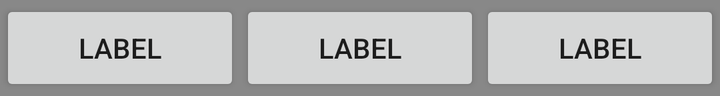
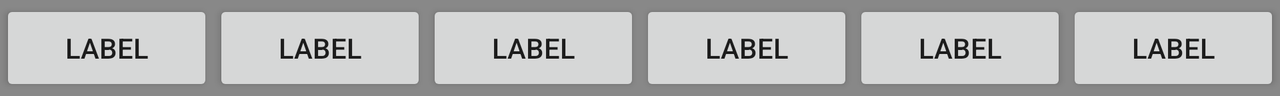

An Android layout and its configuration variant, each rendered on a device that would load it. The default file and the variant file are quoted in full after the pictures.
<!-- AndroidManifest.xml: application theme AppTheme -->
<!-- res/layout/template_general_anchors.xml -->
<?xml version="1.0" encoding="utf-8"?>
<LinearLayout xmlns:android="http://schemas.android.com/apk/res/android"
    android:orientation="horizontal"
    android:layout_width="match_parent"
    android:layout_height="wrap_content"
    android:tag="3"
    android:background="#FF888888">
    <Button
        style="@style/AppTheme.AddStation"
        android:layout_width="0dp"
        android:layout_weight="1"
        android:layout_height="match_parent"
        android:text="label"
        android:gravity="center"/>
    <Button
        style="@style/AppTheme.AddStation"
        android:layout_width="0dp"
        android:layout_weight="1"
        android:text="label"
        android:layout_height="match_parent"
        android:gravity="center"/>
    <Button
        style="@style/AppTheme.AddStation"
        android:layout_width="0dp"
        android:layout_weight="1"
        android:text="label"
        android:layout_height="match_parent"
        android:gravity="center"/>
</LinearLayout>
<!-- resources referenced by this layout -->
<resources>
  <style name="AppTheme" parent="Theme.AppCompat.Light.DarkActionBar">
          
          <item name="colorPrimary">@color/colorPrimary</item>
          <item name="colorPrimaryDark">@color/colorPrimaryDark</item>
          <item name="colorAccent">@color/colorAccent</item>
      </style>
  <color name="colorPrimary">#2b5688</color>
  <color name="colorPrimaryDark">#183050</color>
  <color name="colorAccent">#f9d03e</color>
</resources>
<!-- res/layout-land/template_general_anchors.xml (the repository's variant of the layout above) -->
<!-- drawn on the phone turned sideways -->
<?xml version="1.0" encoding="utf-8"?>
<LinearLayout xmlns:android="http://schemas.android.com/apk/res/android"
    android:orientation="horizontal"
    android:layout_width="match_parent"
    android:layout_height="wrap_content"
    android:tag="6"
    android:background="#FF888888">
    <Button
        style="@style/AppTheme.AddStation"
        android:layout_width="0dp"
        android:layout_weight="1"
        android:layout_height="match_parent"
        android:text="label"
        android:gravity="center"/>
    <Button
        style="@style/AppTheme.AddStation"
        android:layout_width="0dp"
        android:layout_weight="1"
        android:text="label"
        android:layout_height="match_parent"
        android:gravity="center"/>
    <Button
        style="@style/AppTheme.AddStation"
        android:layout_width="0dp"
        android:layout_weight="1"
        android:text="label"
        android:layout_height="match_parent"
        android:gravity="center"/>
    <Button
        style="@style/AppTheme.AddStation"
        android:layout_width="0dp"
        android:layout_weight="1"
        android:layout_height="match_parent"
        android:text="label"
        android:gravity="center"/>
    <Button
        style="@style/AppTheme.AddStation"
        android:layout_width="0dp"
        android:layout_weight="1"
        android:text="label"
        android:layout_height="match_parent"
        android:gravity="center"/>
    <Button
        style="@style/AppTheme.AddStation"
        android:layout_width="0dp"
        android:layout_weight="1"
        android:text="label"
        android:layout_height="match_parent"
        android:gravity="center"/>
</LinearLayout>
